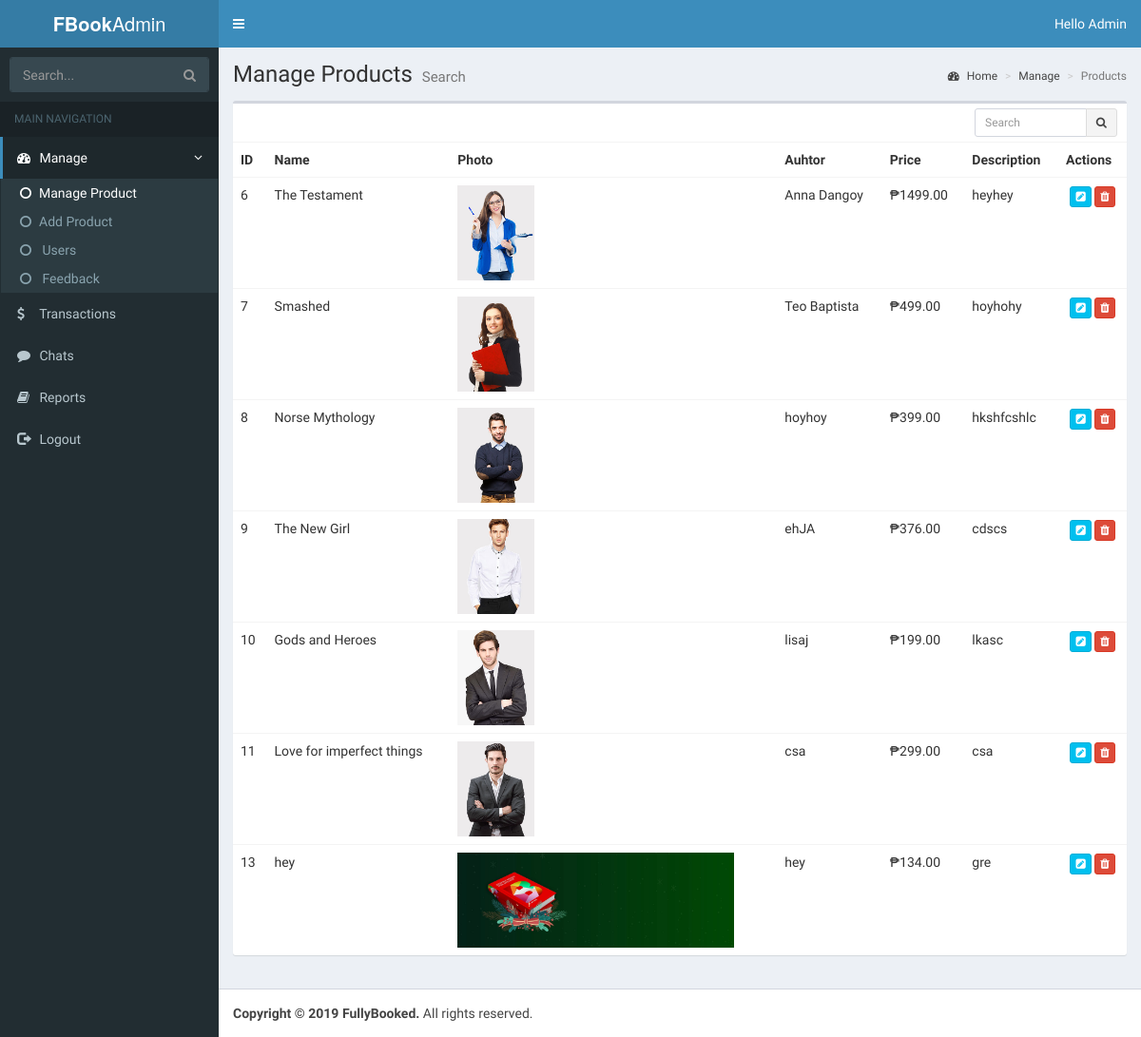
Page /admin/product.php (signed in) on the committed database.
### tables this page shows
CREATE TABLE `product` (
  `ID` int(11) NOT NULL,
  `Product_name` varchar(255) NOT NULL,
  `Product_price` decimal(38,2) NOT NULL,
  `Product_image` text NOT NULL,
  `Author` varchar(500) NOT NULL,
  `description` varchar(500) NOT NULL
);

### admin/product.php (the view, shortened to what this page needs)
<?php
  require_once("../connection.php");
    if(isset($_SESSION['user'])) {
?>
<!DOCTYPE html>
<html>
<head>
  <link rel="stylesheet" href="bower_components/bootstrap/dist/css/bootstrap.min.css">
  <link rel="stylesheet" href="bower_components/font-awesome/css/font-awesome.min.css">
  <link rel="stylesheet" href="bower_components/Ionicons/css/ionicons.min.css">
  <link rel="stylesheet" href="bower_components/jvectormap/jquery-jvectormap.css">
  <link rel="stylesheet" href="dist/css/AdminLTE.min.css">
  <link rel="stylesheet" href="dist/css/skins/_all-skins.min.css">
</head>
<body class="hold-transition skin-blue sidebar-mini">
<div class="wrapper">
  <header class="main-header">
    <a href="index2.html" class="logo">
      <span class="logo-lg"><b>FBook</b>Admin</span>
    </a>
    <nav class="navbar navbar-static-top">
      <a href="#" class="sidebar-toggle" data-toggle="push-menu" role="button">
      </a>
      <div class="navbar-custom-menu">
        <ul class="nav navbar-nav">
          <li class="dropdown user user-menu">
            <a href="#" class="dropdown-toggle" data-toggle="dropdown">
              <span class="hidden-xs">Hello Admin</span>
            </a>
          </li>
        </ul>
      </div>
    </nav>
  </header>
  <aside class="main-sidebar">
    <section class="sidebar">
      <form action="#" method="get" class="sidebar-form">
        <div class="input-group">
          <input type="text" name="q" class="form-control" placeholder="Search...">
          <span class="input-group-btn">
                <button type="submit" name="search" id="search-btn" class="btn btn-flat">
                  <i class="fa fa-search"></i>
                </button>
              </span>
        </div>
      </form>
      <ul class="sidebar-menu" data-widget="tree">
        <li class="header">MAIN NAVIGATION</li>
        <li class="active treeview menu-open">
          <a href="#">
            <i class="fa fa-dashboard"></i> <span>Manage</span>
            <span class="pull-right-container">
              <i class="fa fa-angle-left pull-right"></i>
            </span>
          </a>
          <ul class="treeview-menu">
            <li class="active"><a href="product.php"><i class="fa fa-circle-o"></i>Manage Product</a></li>
            <li><a href="add_pro.php"><i class="fa fa-circle-o"></i>Add Product</a></li>
            <li><a href="users.php"><i class="fa fa-circle-o"></i> Users</a></li>
            <li><a href="feedback.php"><i class="fa fa-circle-o"></i> Feedback</a></li>
          </ul>
        </li>
        <li><a href="trans.html"><i class="fa fa-dollar"></i> <span>Transactions</span></a></li>
         <li><a href="chat.html"><i class="fa fa-comment"></i> <span>Chats</span></a></li>
        <li><a href="report.html"><i class="fa fa-book"></i> <span>Reports</span></a></li>
        <li><a href="logout.php?logout"><i class="glyphicon glyphicon-log-out"></i> <span>Logout</span></a></li
      </ul>
    </section>
  </aside>
  <div class="content-wrapper">
    <section class="content-header">
      <h1>
        Manage Products
                <small>Search</small>
      </h1>
      <ol class="breadcrumb">
        <li><a href="#"><i class="fa fa-dashboard"></i> Home</a></li>
        <li><a href="#">Manage</a></li>
        <li class="active">Products</li>
      </ol>
    </section>
    <section class="content" >
              <div class="row">
        <div class="col-xs-12">
          <div class="box">
            <div class="box-header">
              <div class="box-tools">
                <div class="input-group input-group-sm hidden-xs" style="width: 150px;">
                  <input type="text" name="table_search" class="form-control pull-right" placeholder="Search">
                  <div class="input-group-btn">
                    <button type="submit" class="btn btn-default"><i class="fa fa-search"></i></button>
                  </div>
                </div>
              </div>
            </div>
            <div class="box-body table-responsive no-padding">
              <table class="table table-hover" id="productTable">
                <tr>
                  <th>ID</th>
                  <th>Name</th>
                  <th>Photo</th>
                  <th>Auhtor</th>
                  <th>Price</th>
                  <th>Description</th>
                  <th>Actions</th>
                </tr>
                <?php
                    $result = mysqli_query($db, "SELECT * FROM product");
                    while($fetch = mysqli_fetch_array($result)) {
                  ?>
                <tr>
                  <td><?php echo $fetch['ID'] ?></td>
                  <td><?php echo $fetch['Product_name'] ?></td>
                  <td> <img src="../im/<?php echo $fetch['Product_image'] ?>" height="100px;" ></td>
                  <td><?php echo $fetch['Author'] ?></td>
                  <td><span>&#8369;<?php echo $fetch['Product_price'] ?></span></td>
                  <td><?php echo $fetch['description'] ?></td>
                                  <td class="text-center"><a class='btn btn-info btn-xs' href="edit_pro.php?id=<?php echo $fetch['ID'] ?>"><span class="fa fa-pencil-square"></span></a> <a href="delete_pro.php?id=<?php $fetch['ID'] ?>" class="btn btn-danger btn-xs"   data-toggle="modal" data-target="#ordine"><span class="fa fa-trash"></span></a></td>
                </tr>
                <?php
                  }
                ?>
              </table>
            </div>
          </div>
        </div>
      </div>
      </section>
    </div>
  <footer class="main-footer">
    <strong>Copyright &copy; 2019 FullyBooked.</strong> All rights
    reserved.
  </footer>
</body>
</html>
<?php
     }
    else {
        header('location: login.php');
    }
?>

### rows in the picture
product: ID "6", Product_name "The Testament", Product_image (picture), Author "Anna Dangoy", Product_price "1499.00", description "heyhey"
product: ID "7", Product_name "Smashed", Product_image (picture), Author "Teo Baptista", Product_price "499.00", description "hoyhohy"
product: ID "8", Product_name "Norse Mythology", Product_image (picture), Author "hoyhoy", Product_price "399.00", description "hkshfcshlc"
product: ID "9", Product_name "The New Girl", Product_image (picture), Author "ehJA", Product_price "376.00", description "cdscs"
product: ID "10", Product_name "Gods and Heroes", Product_image (picture), Author "lisaj", Product_price "199.00", description "lkasc"
product: ID "11", Product_name "Love for imperfect things", Product_image (picture), Author "csa", Product_price "299.00", description "csa"
product: ID "13", Product_name "hey", Product_image (picture), Author "hey", Product_price "134.00", description "gre"
